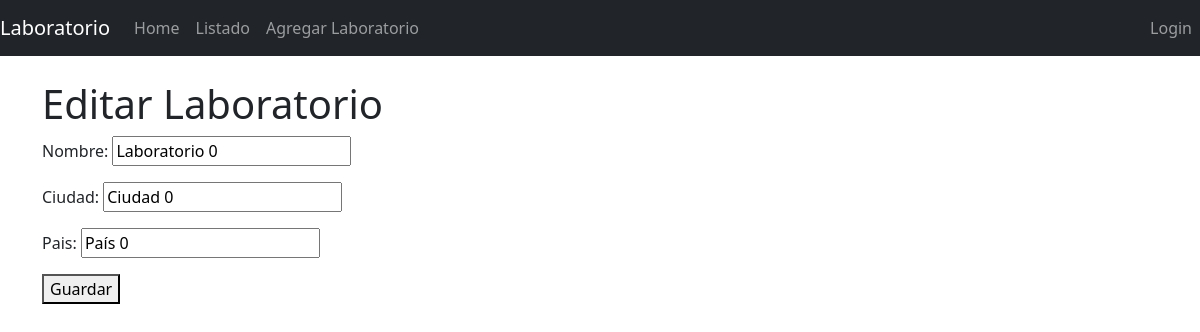
The page /listado/editarlaboratorio/12 on the database its author committed.
### laboratorio/models.py (models this page shows, shortened)
class Laboratorio(models.Model):
    nombre = models.CharField(max_length=100)
    ciudad = models.CharField(max_length=100, default=" ")
    pais = models.CharField(max_length=100, default=" ")
    class Meta:
        ordering = ['nombre']

### laboratorio/views.py (the view)
# urls.py: path('listado/editarlaboratorio/<id>', editarView, name='editar'),
def editarView(request, id):
    laboratorio = get_object_or_404(Laboratorio, id=id)
    if request.method == 'POST':
        form = LaboratorioForm(request.POST, instance=laboratorio)
        if form.is_valid():
            form.save()
            messages.success(request, 'Laboratorio editado con éxito.')
            return redirect('/listado')
    else:
        form = LaboratorioForm(instance=laboratorio)
    return render(request, 'editar.html', {'form': form})

### laboratorio/forms.py
class LaboratorioForm(forms.ModelForm):
    class Meta:
        model = Laboratorio
        fields = ['nombre', 'ciudad', 'pais']

### templates/editar.html (shortened to what this page needs)
{% extends "./base.html" %}
{% load static %}
{% load bootstrap5 %}
{% block content %}
<h1>Editar Laboratorio</h1>
<form method="post">
    {{ form.as_p }}
    <button type="submit">Guardar</button>
</form>
{% endblock %}

### rows shown on the page
Laboratorio: nombre "Laboratorio 0", ciudad "Ciudad 0", pais "País 0"
